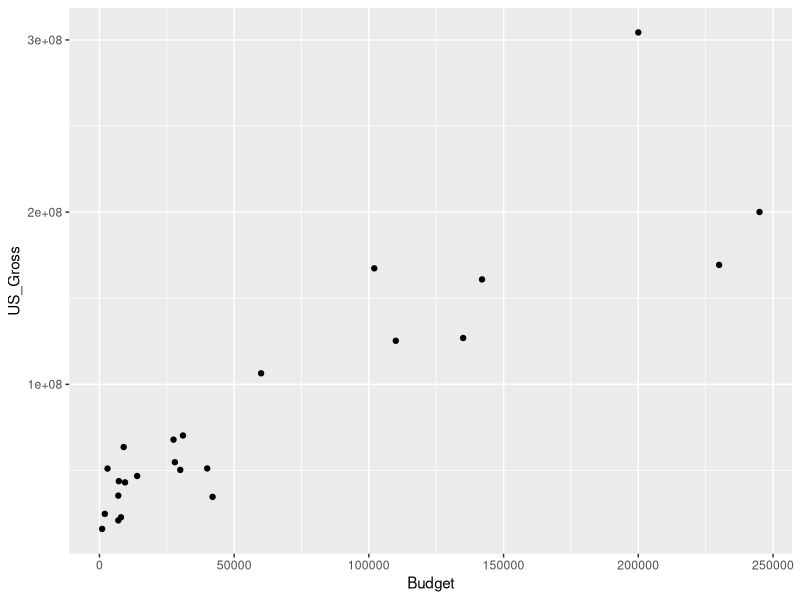
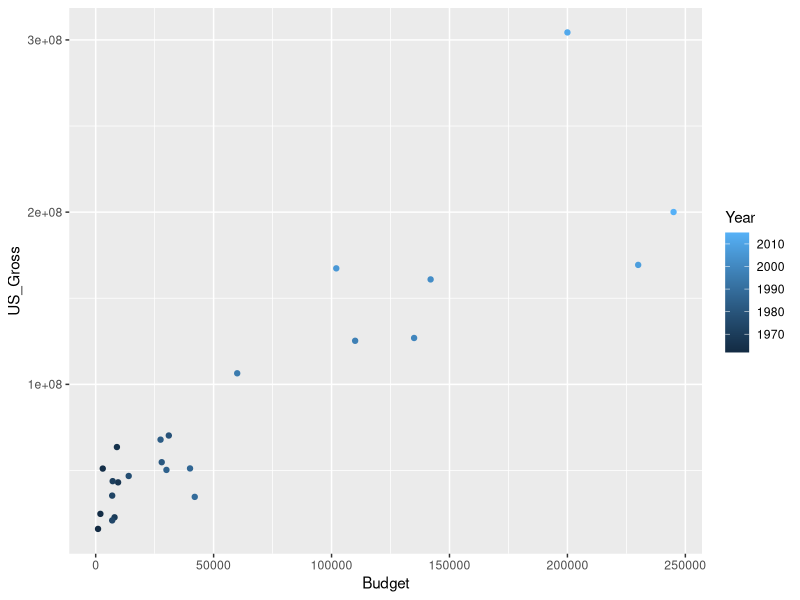
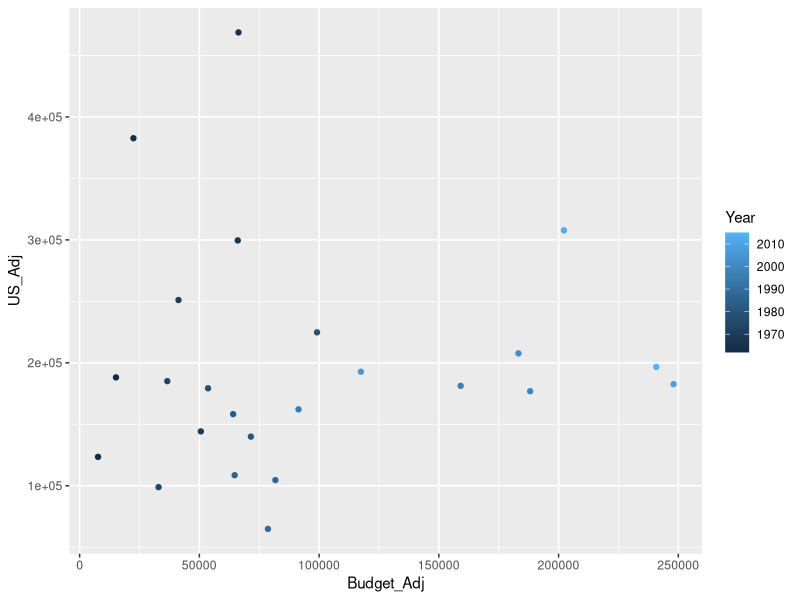
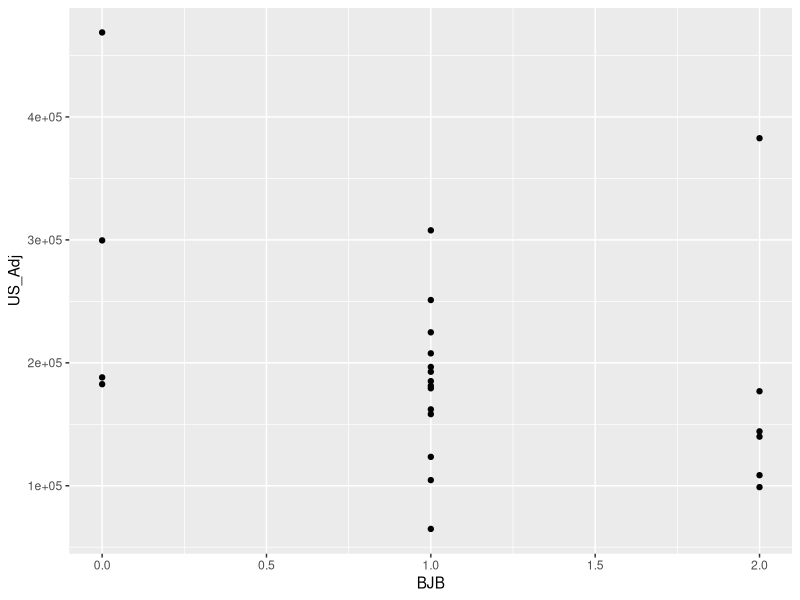
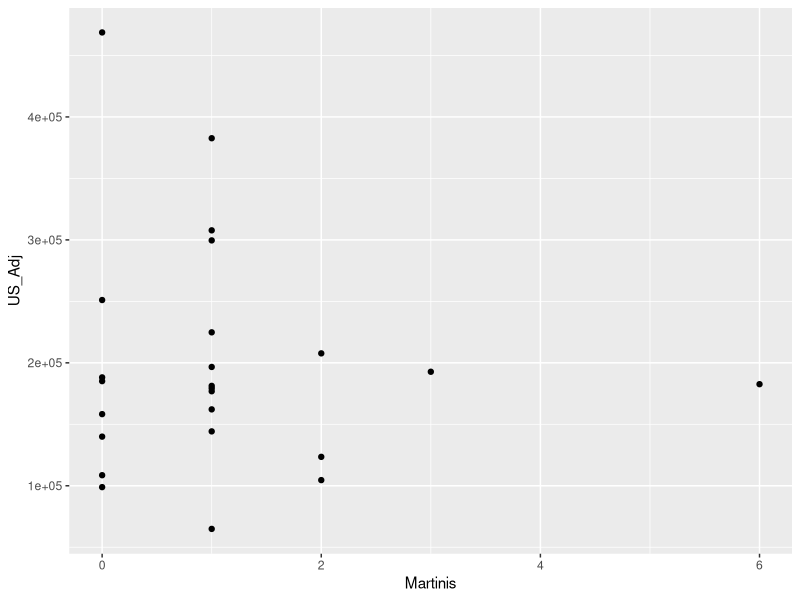

These figures' R source, in order:
## ---- chunk 1
#| message: false
#| echo: false
#| include: false
library(tidyverse)
bond.data <- read_csv("data/jamesbond.csv")
bond.data
## ---- chunk 2
by_profit <- bond.data |>
    select(Year, Movie, US_Gross) |>
    arrange(desc(US_Gross))
by_profit
## ---- chunk 3
ggplot(bond.data, aes(x=Budget, y=US_Gross)) +
    geom_point()
## ---- chunk 4
ggplot(bond.data, aes(x=Budget, y=US_Gross, color=Year)) +
    geom_point() +
    scale_color_continuous()
## ---- chunk 5
bond.data |> ggplot(aes(x=Budget_Adj, y=US_Adj, color=Year)) +
    geom_point() +
    scale_color_continuous()
## ---- chunk 6
bond.data |> ggplot(aes(x=BJB, y=US_Adj)) +
    geom_point() +
    scale_color_continuous()
## ---- chunk 7
bond.data |> ggplot(aes(x = Martinis, y = US_Adj)) +
  geom_point() +
  scale_color_continuous()
